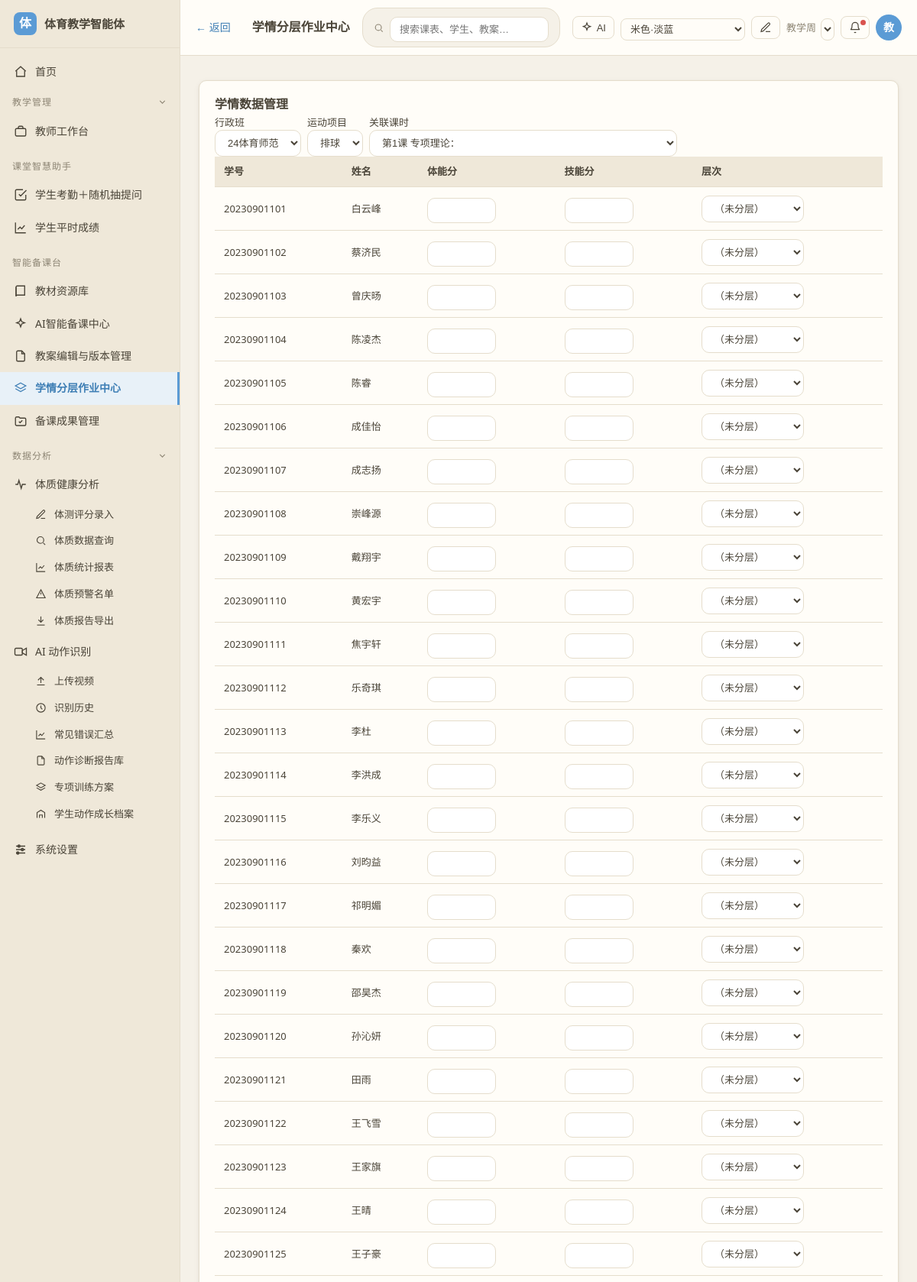
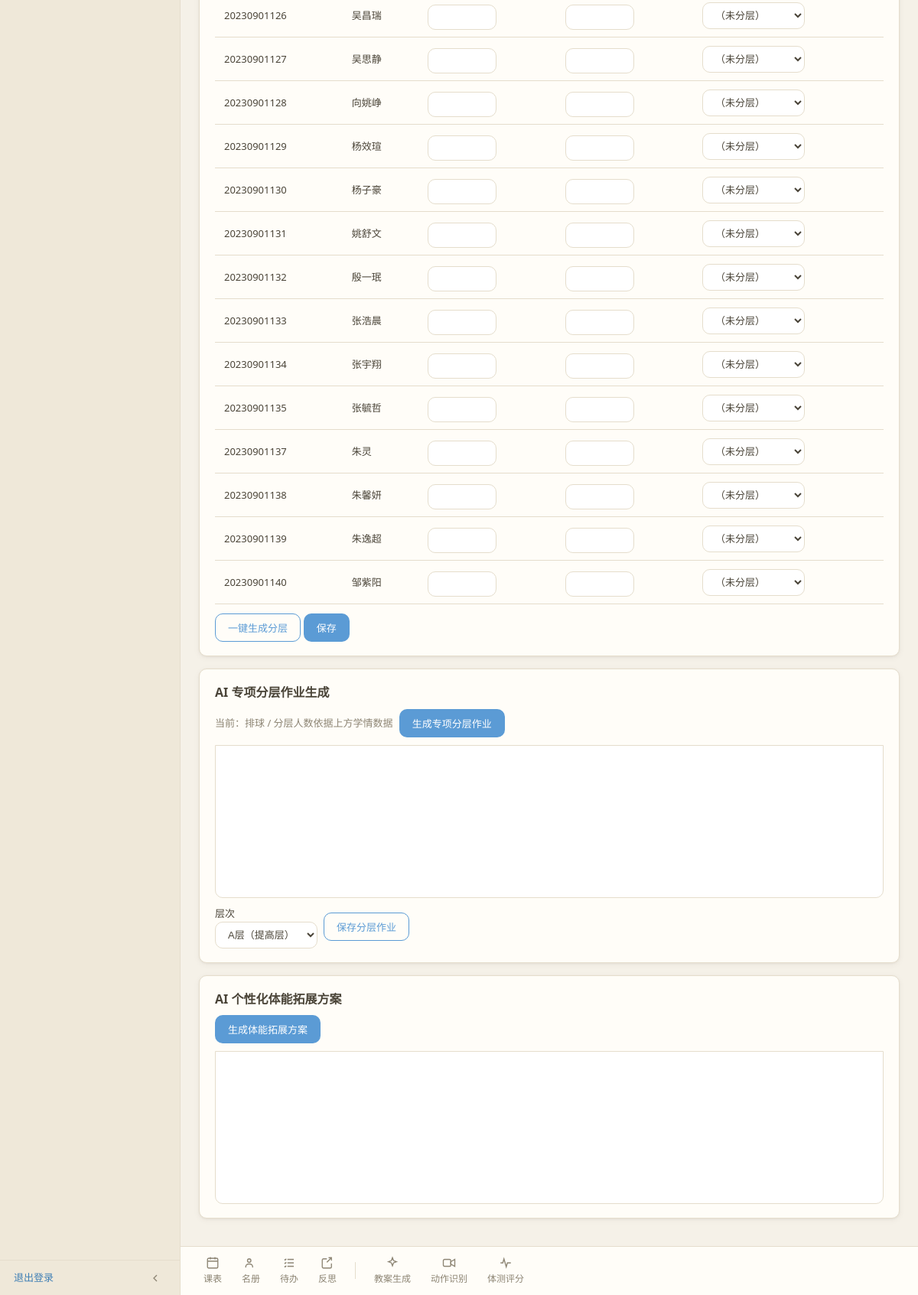
The app's page /lesson-prep/layered (signed in) with its own data (2 pictures, top to bottom).
### models.py (models this page shows)
class Student(db.Model):
    __tablename__ = 'students'
    id = db.Column(db.Integer, primary_key=True)
    student_no = db.Column(db.String(40))
    name = db.Column(db.String(80), nullable=False)
    gender = db.Column(db.String(10))  # 男 / 女
    class_id = db.Column(db.Integer, db.ForeignKey('classes.id'))
    note = db.Column(db.Text)
    created_at = db.Column(db.DateTime, default=datetime.utcnow)

class ClassSportBinding(db.Model):
    __tablename__ = 'class_sport_bindings'
    id = db.Column(db.Integer, primary_key=True)
    class_id = db.Column(db.Integer, db.ForeignKey('classes.id'), nullable=False)
    sport_item = db.Column(db.String(40), nullable=False)
    note = db.Column(db.String(200))
    created_at = db.Column(db.DateTime, default=datetime.utcnow)
    __table_args__ = (db.UniqueConstraint('class_id', 'sport_item', name='uq_class_sport'),)

### routes/lesson_prep.py (the view)
@lesson_prep_bp.route('/layered')
@login_required
def layered():
    classes = _all_classes()
    cid = request.args.get('class_id', type=int)
    if cid is None and classes:
        cid = classes[0].id
    selected = db.session.get(SchoolClass, cid) if cid else None
    sport_items = []
    if cid:
        sport_items = [b.sport_item for b in ClassSportBinding.query
                       .filter_by(class_id=cid).order_by(ClassSportBinding.id).all()]
    sport_item = request.args.get('sport_item', '').strip()
    if sport_item not in sport_items:
        sport_item = sport_items[0] if sport_items else ''
    periods = []
    if cid:
        periods = ClassPeriod.query.filter_by(class_id=cid).order_by(ClassPeriod.order_no, ClassPeriod.id).all()
    period_id = request.args.get('period_id', type=int)
    if period_id and not any(p.id == period_id for p in periods):
        period_id = None
    if period_id is None and periods:
        period_id = periods[0].id
    students = Student.query.filter_by(class_id=cid).order_by(Student.student_no).all() if cid else []
    learning_map = {}
    if students and period_id and sport_item:
        sids = [s.id for s in students]
        for sl in StudentLearning.query.filter(
                StudentLearning.class_id == cid,
                StudentLearning.sport_item == sport_item,
                StudentLearning.period_id == period_id,
                StudentLearning.student_id.in_(sids)).all():
            learning_map[sl.student_id] = sl
    return render_template('lesson_prep/layered.html', active='layered',
                           classes=classes, selected=selected, students=students,
                           sport_items=sport_items, sport_item=sport_item,
                           periods=periods, period_id=period_id,
                           learning_map=learning_map, levels=LEVELS)

### routes/lesson_prep.py (called while the page is built)
def _all_classes():
    return SchoolClass.query.order_by(SchoolClass.id).all()

### security.py (called while the page is built)
def login_required(f):
    @wraps(f)
    def wrapper(*args, **kwargs):
        if 'user_id' not in session:
            return redirect(url_for('auth.login', next=request.path))
        return f(*args, **kwargs)
    return wrapper

def current_user_id():
    return session.get('user_id')

### templates/lesson_prep/layered.html (shortened to what this page needs)
{% extends 'base.html' %}
{% block page_back %}
<a class="back-btn" href="{{ url_for('lesson_prep.index') }}">← 返回</a>
{% endblock %}
{% block page_title %}学情分层作业中心{% endblock %}
{% block content %}
{% if not classes %}
<div class="card"><p class="muted">请先到「教师工作台 → 学生名册」录入班级和学生。</p></div>
{% else %}
<div class="card">
  <div class="toolbar">
    <h2 style="margin:0">学情数据管理</h2>
    <div class="form-inline">
      <label style="margin:0">行政班
        <select id="cls-sel" style="width:auto;margin-top:0">
          {% for c in classes %}<option value="{{ c.id }}" {{ 'selected' if selected and c.id == selected.id }}>{{ c.name }}</option>{% endfor %}
        </select>
      </label>
      <label style="margin:0">运动项目
        <select id="sport-sel" style="width:auto;margin-top:0">
          {% for s in sport_items %}<option value="{{ s }}" {{ 'selected' if s == sport_item }}>{{ s }}</option>{% endfor %}
        </select>
      </label>
      <label style="margin:0">关联课时
        <select id="period-sel" style="width:auto;margin-top:0">
          {% for p in periods %}<option value="{{ p.id }}" {{ 'selected' if p.id == period_id }}>{{ p.name }}</option>{% endfor %}
        </select>
      </label>
    </div>
  </div>
  {% if not sport_items %}
  <p class="muted">该班级尚未配置运动项目，无法进行学情分层。请先到「<a href="{{ url_for('workbench.students') }}">教师工作台 → 学生名册 → 班级管理</a>」为该班绑定运动项目。</p>
  {% elif not periods %}
  <p class="muted">该班级尚未配置课时，无法进行学情分层。请先到「<a href="{{ url_for('workbench.progress') }}">教师工作台 → 教学进度</a>」为该班添加课时。</p>
  {% else %}
  <form method="post" action="{{ url_for('lesson_prep.layered_save') }}">
    {% if students %}
    <table>
      <thead><tr><th>学号</th><th>姓名</th><th>体能分</th><th>技能分</th><th>层次</th></tr></thead>
      <tbody>
        {% for s in students %}
        {% set sl = learning_map.get(s.id) %}
        <tr class="{{ 'level-A' if sl and sl.level == 'A层（提高层）' else ('level-C' if sl and sl.level == 'C层（巩固层）' else '') }}">
          <td>{{ s.student_no or '—' }}</td>
          <td>{{ s.name }}</td>
          <td><input type="number" name="fitness_{{ s.id }}" class="fitness-input" data-sid="{{ s.id }}" value="{{ sl.fitness_score if sl else '' }}" min="0" max="100" step="0.5" style="width:90px"></td>
          <td><input type="number" name="skill_{{ s.id }}" class="skill-input" data-sid="{{ s.id }}" value="{{ sl.skill_score if sl else '' }}" min="0" max="100" step="0.5" style="width:90px"></td>
          <td>
            <select name="level_{{ s.id }}" class="level-sel" data-sid="{{ s.id }}" style="width:auto;margin-top:0">
              <option value="">（未分层）</option>
            </select>
          </td>
        </tr>
        {% endfor %}
      </tbody>
    </table>
    <div style="margin-top:12px">
      <button type="button" class="btn btn-outline" id="batch-level">一键生成分层</button>
      <button type="submit" class="btn btn-primary">保存</button>
    </div>
    {% else %}
    <p class="muted">该班级暂无学生。</p>
    {% endif %}
  </form>
  {% endif %}
</div>
<div class="card">
  <h2>AI 专项分层作业生成</h2>
  <div class="form-inline" style="margin-bottom:10px">
    <span class="muted" id="homework-meta">当前：{{ sport_item or '未选运动项目' }} / 分层人数依据上方学情数据</span>
    <button type="button" class="btn btn-primary" id="gen-homework">生成专项分层作业</button>
  </div>
  <div id="homework-result" contenteditable="true" class="rich-editor" style="min-height:200px"></div>
  <form method="post" action="{{ url_for('lesson_prep.layered_assignments_save') }}" id="homework-form" style="margin-top:10px">
    <div class="form-inline">
      <label style="margin:0">层次
        <select id="homework-level" style="width:auto;margin-top:0">{% for l in levels %}<option>{{ l }}</option>{% endfor %}</select>
      </label>
      <button type="button" class="btn btn-outline" id="save-homework">保存分层作业</button>
    </div>
  </form>
</div>
<div class="card">
  <h2>AI 个性化体能拓展方案</h2>
  <div class="form-inline" style="margin-bottom:10px">
    <button type="button" class="btn btn-primary" id="gen-plan">生成体能拓展方案</button>
  </div>
  <div id="plan-result" contenteditable="true" class="rich-editor" style="min-height:200px"></div>
</div>
{% endif %}
{% endblock %}

### static/css/style.css (style rules this page uses)
:root { --bg: #f5f1e8; --sidebar: #efe8d9; --card: #fffdf8; --border: #e5ddcc; --text: #4a4438; --text-muted: #8d8574; --primary: #5b9bd5; --primary-hover: #4a8bc4; --primary-bg: #e8f1f8; --link: #3f7fb5; --success: #6aa84f; --warning: #e6a23c; --danger: #d9534f; --topbar-bg: #fffdf8; --radius: 10px; --shadow: 0 1px 3px rgba(74, 68, 56, .07), 0 2px 8px rgba(74, 68, 56, .05); }
* { box-sizing: border-box; }
html, body { height: 100%; }
body { margin: 0; background: var(--bg); color: var(--text); font-family: "Microsoft YaHei", "PingFang SC", "Segoe UI", sans-serif; font-size: 14px; line-height: 1.6; }
a { color: var(--link); text-decoration: none; }
h1, h2, h3 { margin: 0 0 .5em; font-weight: 600; color: var(--text); }
h2 { font-size: 16px; }
.muted { color: var(--text-muted); font-size: 13px; }
.card { background: var(--card); border: 1px solid var(--border); border-radius: var(--radius); box-shadow: var(--shadow); padding: 18px 20px; margin-bottom: 16px; }
.card > h2, .card > h3 { margin-top: 0; }
.btn { display: inline-block; padding: 8px 16px; border: 1px solid transparent; border-radius: var(--radius); font-size: 13px; cursor: pointer; background: var(--card); color: var(--text); }
.btn-primary { background: var(--primary); color: #fff; }
.btn-outline { border-color: var(--primary); color: var(--primary); background: transparent; }
label { display: block; margin-bottom: 12px; font-size: 13px; color: var(--text); }
input[type=text], input[type=password], input[type=number], input[type=date], input[type=time], input[type=datetime-local], select, textarea { display: block; width: 100%; margin-top: 5px; padding: 8px 12px; border: 1px solid var(--border); border-radius: var(--radius); background: #fff; color: var(--text); font-size: 13px; }
.form-inline { display: flex; gap: 8px; align-items: center; flex-wrap: wrap; }
table { width: 100%; border-collapse: collapse; background: var(--card); }
th, td { padding: 9px 12px; text-align: left; border-bottom: 1px solid var(--border); font-size: 13px; }
th { background: var(--sidebar); font-weight: 600; }
.back-btn { display: inline-flex; align-items: center; gap: 4px; color: var(--link); font-size: 14px; white-space: nowrap; margin-right: 12px; cursor: pointer; }
.rich-editor { min-height: 420px; border: 1px solid var(--border); border-radius: 0 0 var(--radius) var(--radius); padding: 12px 14px; background: #fff; outline: none; }

### records on screen
Student: student_no "20230901101", name "白云峰"
Student: student_no "20230901102", name "蔡济民"
Student: student_no "20230901103", name "曾庆旸"
Student: student_no "20230901104", name "陈凌杰"
Student: student_no "20230901105", name "陈睿"
Student: student_no "20230901106", name "成佳怡"
Student: student_no "20230901107", name "成志扬"
Student: student_no "20230901108", name "崇峰源"
Student: student_no "20230901109", name "戴翔宇"
Student: student_no "20230901110", name "黄宏宇"
Student: student_no "20230901111", name "焦宇轩"
Student: student_no "20230901112", name "乐奇琪"
Student: student_no "20230901113", name "李杜"
Student: student_no "20230901114", name "李洪成"
Student: student_no "20230901115", name "李乐义"
Student: student_no "20230901116", name "刘昀益"
Student: student_no "20230901117", name "祁明媚"
Student: student_no "20230901118", name "秦欢"
Student: student_no "20230901119", name "邵昊杰"
Student: student_no "20230901120", name "孙沁妍"
Student: student_no "20230901121", name "田雨"
Student: student_no "20230901122", name "王飞雪"
Student: student_no "20230901123", name "王家旗"
Student: student_no "20230901124", name "王晴"
Student: student_no "20230901125", name "王子豪"
Student: student_no "20230901126", name "吴昌瑞"
Student: student_no "20230901127", name "吴思静"
Student: student_no "20230901128", name "向姚峥"
Student: student_no "20230901129", name "杨效瑄"
Student: student_no "20230901130", name "杨子豪"
Student: student_no "20230901131", name "姚舒文"
Student: student_no "20230901132", name "殷一珉"
Student: student_no "20230901133", name "张浩晨"
Student: student_no "20230901134", name "张宇翔"
Student: student_no "20230901135", name "张毓哲"
Student: student_no "20230901137", name "朱灵"
Student: student_no "20230901138", name "朱馨妍"
Student: student_no "20230901139", name "朱逸超"
Student: student_no "20230901140", name "邹紫阳"
ClassSportBinding: sport_item "排球"

### other values on screen
{{ user_initial }} "教"
form field value "24体育师范"
form field value "排球"
form field value "第1课 专项理论："
form field value "A层（提高层）"
